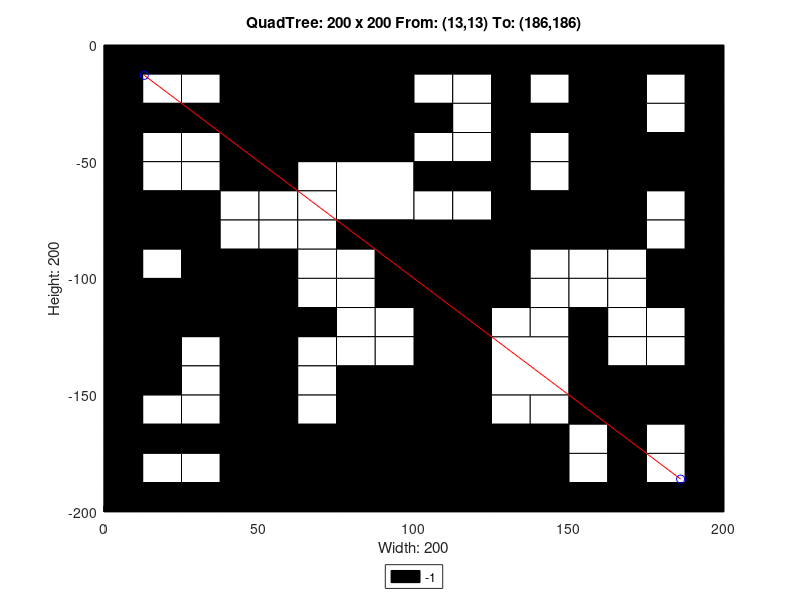

Here is the MATLAB script that generated this plot:
axis([0 200 -200 0]);
title('QuadTree: 200 x 200 From: (13,13) To: (186,186)');
xlabel('Width: 200');
ylabel('Height: 200');
rectangle('Position',[50 -50 50 50], 'FaceColor',[0 0 0]);
rectangle('Position',[75 -75 25 25], 'FaceColor',[1 1 1]);
rectangle('Position',[150 -25 25 25], 'FaceColor',[0 0 0]);
rectangle('Position',[150 -50 25 25], 'FaceColor',[0 0 0]);
rectangle('Position',[100 -100 25 25], 'FaceColor',[0 0 0]);
rectangle('Position',[150 -75 25 25], 'FaceColor',[0 0 0]);
rectangle('Position',[0 -125 25 25], 'FaceColor',[0 0 0]);
rectangle('Position',[25 -125 25 25], 'FaceColor',[0 0 0]);
rectangle('Position',[0 -150 25 25], 'FaceColor',[0 0 0]);
rectangle('Position',[75 -175 25 25], 'FaceColor',[0 0 0]);
rectangle('Position',[50 -200 25 25], 'FaceColor',[0 0 0]);
rectangle('Position',[75 -200 25 25], 'FaceColor',[0 0 0]);
rectangle('Position',[100 -125 25 25], 'FaceColor',[0 0 0]);
rectangle('Position',[100 -150 25 25], 'FaceColor',[0 0 0]);
rectangle('Position',[125 -150 25 25], 'FaceColor',[1 1 1]);
rectangle('Position',[100 -175 25 25], 'FaceColor',[0 0 0]);
rectangle('Position',[100 -200 25 25], 'FaceColor',[0 0 0]);
rectangle('Position',[125 -200 25 25], 'FaceColor',[0 0 0]);
rectangle('Position',[0 -12.5 12.5 12.5], 'FaceColor',[0 0 0]);
rectangle('Position',[12.5 -12.5 12.5 12.5], 'FaceColor',[0 0 0]);
rectangle('Position',[0 -25 12.5 12.5], 'FaceColor',[0 0 0]);
rectangle('Position',[12.5 -25 12.5 12.5], 'FaceColor',[1 1 1]);
rectangle('Position',[25 -12.5 12.5 12.5], 'FaceColor',[0 0 0]);
rectangle('Position',[37.5 -12.5 12.5 12.5], 'FaceColor',[0 0 0]);
rectangle('Position',[25 -25 12.5 12.5], 'FaceColor',[1 1 1]);
rectangle('Position',[37.5 -25 12.5 12.5], 'FaceColor',[0 0 0]);
rectangle('Position',[0 -37.5 12.5 12.5], 'FaceColor',[0 0 0]);
rectangle('Position',[12.5 -37.5 12.5 12.5], 'FaceColor',[0 0 0]);
rectangle('Position',[0 -50 12.5 12.5], 'FaceColor',[0 0 0]);
rectangle('Position',[12.5 -50 12.5 12.5], 'FaceColor',[1 1 1]);
rectangle('Position',[25 -37.5 12.5 12.5], 'FaceColor',[0 0 0]);
rectangle('Position',[37.5 -37.5 12.5 12.5], 'FaceColor',[0 0 0]);
rectangle('Position',[25 -50 12.5 12.5], 'FaceColor',[1 1 1]);
rectangle('Position',[37.5 -50 12.5 12.5], 'FaceColor',[0 0 0]);
rectangle('Position',[0 -62.5 12.5 12.5], 'FaceColor',[0 0 0]);
rectangle('Position',[12.5 -62.5 12.5 12.5], 'FaceColor',[1 1 1]);
rectangle('Position',[0 -75 12.5 12.5], 'FaceColor',[0 0 0]);
rectangle('Position',[12.5 -75 12.5 12.5], 'FaceColor',[0 0 0]);
rectangle('Position',[25 -62.5 12.5 12.5], 'FaceColor',[1 1 1]);
rectangle('Position',[37.5 -62.5 12.5 12.5], 'FaceColor',[0 0 0]);
rectangle('Position',[25 -75 12.5 12.5], 'FaceColor',[0 0 0]);
rectangle('Position',[37.5 -75 12.5 12.5], 'FaceColor',[1 1 1]);
rectangle('Position',[0 -87.5 12.5 12.5], 'FaceColor',[0 0 0]);
rectangle('Position',[12.5 -87.5 12.5 12.5], 'FaceColor',[0 0 0]);
rectangle('Position',[0 -100 12.5 12.5], 'FaceColor',[0 0 0]);
rectangle('Position',[12.5 -100 12.5 12.5], 'FaceColor',[1 1 1]);
rectangle('Position',[25 -87.5 12.5 12.5], 'FaceColor',[0 0 0]);
rectangle('Position',[37.5 -87.5 12.5 12.5], 'FaceColor',[1 1 1]);
rectangle('Position',[25 -100 12.5 12.5], 'FaceColor',[0 0 0]);
rectangle('Position',[37.5 -100 12.5 12.5], 'FaceColor',[0 0 0]);
rectangle('Position',[50 -62.5 12.5 12.5], 'FaceColor',[0 0 0]);
rectangle('Position',[62.5 -62.5 12.5 12.5], 'FaceColor',[1 1 1]);
rectangle('Position',[50 -75 12.5 12.5], 'FaceColor',[1 1 1]);
rectangle('Position',[62.5 -75 12.5 12.5], 'FaceColor',[1 1 1]);
rectangle('Position',[50 -87.5 12.5 12.5], 'FaceColor',[1 1 1]);
rectangle('Position',[62.5 -87.5 12.5 12.5], 'FaceColor',[1 1 1]);
rectangle('Position',[50 -100 12.5 12.5], 'FaceColor',[0 0 0]);
rectangle('Position',[62.5 -100 12.5 12.5], 'FaceColor',[1 1 1]);
rectangle('Position',[75 -87.5 12.5 12.5], 'FaceColor',[0 0 0]);
rectangle('Position',[87.5 -87.5 12.5 12.5], 'FaceColor',[0 0 0]);
rectangle('Position',[75 -100 12.5 12.5], 'FaceColor',[1 1 1]);
rectangle('Position',[87.5 -100 12.5 12.5], 'FaceColor',[0 0 0]);
rectangle('Position',[100 -12.5 12.5 12.5], 'FaceColor',[0 0 0]);
rectangle('Position',[112.5 -12.5 12.5 12.5], 'FaceColor',[0 0 0]);
rectangle('Position',[100 -25 12.5 12.5], 'FaceColor',[1 1 1]);
rectangle('Position',[112.5 -25 12.5 12.5], 'FaceColor',[1 1 1]);
rectangle('Position',[125 -12.5 12.5 12.5], 'FaceColor',[0 0 0]);
rectangle('Position',[137.5 -12.5 12.5 12.5], 'FaceColor',[0 0 0]);
rectangle('Position',[125 -25 12.5 12.5], 'FaceColor',[0 0 0]);
rectangle('Position',[137.5 -25 12.5 12.5], 'FaceColor',[1 1 1]);
rectangle('Position',[100 -37.5 12.5 12.5], 'FaceColor',[0 0 0]);
rectangle('Position',[112.5 -37.5 12.5 12.5], 'FaceColor',[1 1 1]);
rectangle('Position',[100 -50 12.5 12.5], 'FaceColor',[1 1 1]);
rectangle('Position',[112.5 -50 12.5 12.5], 'FaceColor',[1 1 1]);
rectangle('Position',[125 -37.5 12.5 12.5], 'FaceColor',[0 0 0]);
rectangle('Position',[137.5 -37.5 12.5 12.5], 'FaceColor',[0 0 0]);
rectangle('Position',[125 -50 12.5 12.5], 'FaceColor',[0 0 0]);
rectangle('Position',[137.5 -50 12.5 12.5], 'FaceColor',[1 1 1]);
rectangle('Position',[175 -12.5 12.5 12.5], 'FaceColor',[0 0 0]);
rectangle('Position',[187.5 -12.5 12.5 12.5], 'FaceColor',[0 0 0]);
rectangle('Position',[175 -25 12.5 12.5], 'FaceColor',[1 1 1]);
rectangle('Position',[187.5 -25 12.5 12.5], 'FaceColor',[0 0 0]);
rectangle('Position',[175 -37.5 12.5 12.5], 'FaceColor',[1 1 1]);
rectangle('Position',[187.5 -37.5 12.5 12.5], 'FaceColor',[0 0 0]);
rectangle('Position',[175 -50 12.5 12.5], 'FaceColor',[0 0 0]);
rectangle('Position',[187.5 -50 12.5 12.5], 'FaceColor',[0 0 0]);
rectangle('Position',[100 -62.5 12.5 12.5], 'FaceColor',[0 0 0]);
rectangle('Position',[112.5 -62.5 12.5 12.5], 'FaceColor',[0 0 0]);
rectangle('Position',[100 -75 12.5 12.5], 'FaceColor',[1 1 1]);
rectangle('Position',[112.5 -75 12.5 12.5], 'FaceColor',[1 1 1]);
rectangle('Position',[125 -62.5 12.5 12.5], 'FaceColor',[0 0 0]);
rectangle('Position',[137.5 -62.5 12.5 12.5], 'FaceColor',[1 1 1]);
rectangle('Position',[125 -75 12.5 12.5], 'FaceColor',[0 0 0]);
rectangle('Position',[137.5 -75 12.5 12.5], 'FaceColor',[0 0 0]);
rectangle('Position',[125 -87.5 12.5 12.5], 'FaceColor',[0 0 0]);
rectangle('Position',[137.5 -87.5 12.5 12.5], 'FaceColor',[0 0 0]);
rectangle('Position',[125 -100 12.5 12.5], 'FaceColor',[0 0 0]);
rectangle('Position',[137.5 -100 12.5 12.5], 'FaceColor',[1 1 1]);
rectangle('Position',[175 -62.5 12.5 12.5], 'FaceColor',[0 0 0]);
rectangle('Position',[187.5 -62.5 12.5 12.5], 'FaceColor',[0 0 0]);
rectangle('Position',[175 -75 12.5 12.5], 'FaceColor',[1 1 1]);
rectangle('Position',[187.5 -75 12.5 12.5], 'FaceColor',[0 0 0]);
rectangle('Position',[150 -87.5 12.5 12.5], 'FaceColor',[0 0 0]);
rectangle('Position',[162.5 -87.5 12.5 12.5], 'FaceColor',[0 0 0]);
rectangle('Position',[150 -100 12.5 12.5], 'FaceColor',[1 1 1]);
rectangle('Position',[162.5 -100 12.5 12.5], 'FaceColor',[1 1 1]);
rectangle('Position',[175 -87.5 12.5 12.5], 'FaceColor',[1 1 1]);
rectangle('Position',[187.5 -87.5 12.5 12.5], 'FaceColor',[0 0 0]);
rectangle('Position',[175 -100 12.5 12.5], 'FaceColor',[0 0 0]);
rectangle('Position',[187.5 -100 12.5 12.5], 'FaceColor',[0 0 0]);
rectangle('Position',[25 -137.5 12.5 12.5], 'FaceColor',[1 1 1]);
rectangle('Position',[37.5 -137.5 12.5 12.5], 'FaceColor',[0 0 0]);
rectangle('Position',[25 -150 12.5 12.5], 'FaceColor',[1 1 1]);
rectangle('Position',[37.5 -150 12.5 12.5], 'FaceColor',[0 0 0]);
rectangle('Position',[50 -112.5 12.5 12.5], 'FaceColor',[0 0 0]);
rectangle('Position',[62.5 -112.5 12.5 12.5], 'FaceColor',[1 1 1]);
rectangle('Position',[50 -125 12.5 12.5], 'FaceColor',[0 0 0]);
rectangle('Position',[62.5 -125 12.5 12.5], 'FaceColor',[0 0 0]);
rectangle('Position',[75 -112.5 12.5 12.5], 'FaceColor',[1 1 1]);
rectangle('Position',[87.5 -112.5 12.5 12.5], 'FaceColor',[0 0 0]);
rectangle('Position',[75 -125 12.5 12.5], 'FaceColor',[1 1 1]);
rectangle('Position',[87.5 -125 12.5 12.5], 'FaceColor',[1 1 1]);
rectangle('Position',[50 -137.5 12.5 12.5], 'FaceColor',[0 0 0]);
rectangle('Position',[62.5 -137.5 12.5 12.5], 'FaceColor',[1 1 1]);
rectangle('Position',[50 -150 12.5 12.5], 'FaceColor',[0 0 0]);
rectangle('Position',[62.5 -150 12.5 12.5], 'FaceColor',[1 1 1]);
rectangle('Position',[75 -137.5 12.5 12.5], 'FaceColor',[1 1 1]);
rectangle('Position',[87.5 -137.5 12.5 12.5], 'FaceColor',[1 1 1]);
rectangle('Position',[75 -150 12.5 12.5], 'FaceColor',[0 0 0]);
rectangle('Position',[87.5 -150 12.5 12.5], 'FaceColor',[0 0 0]);
rectangle('Position',[0 -162.5 12.5 12.5], 'FaceColor',[0 0 0]);
rectangle('Position',[12.5 -162.5 12.5 12.5], 'FaceColor',[1 1 1]);
rectangle('Position',[0 -175 12.5 12.5], 'FaceColor',[0 0 0]);
rectangle('Position',[12.5 -175 12.5 12.5], 'FaceColor',[0 0 0]);
rectangle('Position',[25 -162.5 12.5 12.5], 'FaceColor',[1 1 1]);
rectangle('Position',[37.5 -162.5 12.5 12.5], 'FaceColor',[0 0 0]);
rectangle('Position',[25 -175 12.5 12.5], 'FaceColor',[0 0 0]);
rectangle('Position',[37.5 -175 12.5 12.5], 'FaceColor',[0 0 0]);
rectangle('Position',[0 -187.5 12.5 12.5], 'FaceColor',[0 0 0]);
rectangle('Position',[12.5 -187.5 12.5 12.5], 'FaceColor',[1 1 1]);
rectangle('Position',[0 -200 12.5 12.5], 'FaceColor',[0 0 0]);
rectangle('Position',[12.5 -200 12.5 12.5], 'FaceColor',[0 0 0]);
rectangle('Position',[25 -187.5 12.5 12.5], 'FaceColor',[1 1 1]);
rectangle('Position',[37.5 -187.5 12.5 12.5], 'FaceColor',[0 0 0]);
rectangle('Position',[25 -200 12.5 12.5], 'FaceColor',[0 0 0]);
rectangle('Position',[37.5 -200 12.5 12.5], 'FaceColor',[0 0 0]);
rectangle('Position',[50 -162.5 12.5 12.5], 'FaceColor',[0 0 0]);
rectangle('Position',[62.5 -162.5 12.5 12.5], 'FaceColor',[1 1 1]);
rectangle('Position',[50 -175 12.5 12.5], 'FaceColor',[0 0 0]);
rectangle('Position',[62.5 -175 12.5 12.5], 'FaceColor',[0 0 0]);
rectangle('Position',[125 -112.5 12.5 12.5], 'FaceColor',[0 0 0]);
rectangle('Position',[137.5 -112.5 12.5 12.5], 'FaceColor',[1 1 1]);
rectangle('Position',[125 -125 12.5 12.5], 'FaceColor',[1 1 1]);
rectangle('Position',[137.5 -125 12.5 12.5], 'FaceColor',[1 1 1]);
rectangle('Position',[150 -112.5 12.5 12.5], 'FaceColor',[1 1 1]);
rectangle('Position',[162.5 -112.5 12.5 12.5], 'FaceColor',[1 1 1]);
rectangle('Position',[150 -125 12.5 12.5], 'FaceColor',[0 0 0]);
rectangle('Position',[162.5 -125 12.5 12.5], 'FaceColor',[1 1 1]);
rectangle('Position',[175 -112.5 12.5 12.5], 'FaceColor',[0 0 0]);
rectangle('Position',[187.5 -112.5 12.5 12.5], 'FaceColor',[0 0 0]);
rectangle('Position',[175 -125 12.5 12.5], 'FaceColor',[1 1 1]);
rectangle('Position',[187.5 -125 12.5 12.5], 'FaceColor',[0 0 0]);
rectangle('Position',[150 -137.5 12.5 12.5], 'FaceColor',[0 0 0]);
rectangle('Position',[162.5 -137.5 12.5 12.5], 'FaceColor',[1 1 1]);
rectangle('Position',[150 -150 12.5 12.5], 'FaceColor',[0 0 0]);
rectangle('Position',[162.5 -150 12.5 12.5], 'FaceColor',[0 0 0]);
rectangle('Position',[175 -137.5 12.5 12.5], 'FaceColor',[1 1 1]);
rectangle('Position',[187.5 -137.5 12.5 12.5], 'FaceColor',[0 0 0]);
rectangle('Position',[175 -150 12.5 12.5], 'FaceColor',[0 0 0]);
rectangle('Position',[187.5 -150 12.5 12.5], 'FaceColor',[0 0 0]);
rectangle('Position',[125 -162.5 12.5 12.5], 'FaceColor',[1 1 1]);
rectangle('Position',[137.5 -162.5 12.5 12.5], 'FaceColor',[1 1 1]);
rectangle('Position',[125 -175 12.5 12.5], 'FaceColor',[0 0 0]);
rectangle('Position',[137.5 -175 12.5 12.5], 'FaceColor',[0 0 0]);
rectangle('Position',[150 -162.5 12.5 12.5], 'FaceColor',[0 0 0]);
rectangle('Position',[162.5 -162.5 12.5 12.5], 'FaceColor',[0 0 0]);
rectangle('Position',[150 -175 12.5 12.5], 'FaceColor',[1 1 1]);
rectangle('Position',[162.5 -175 12.5 12.5], 'FaceColor',[0 0 0]);
rectangle('Position',[175 -162.5 12.5 12.5], 'FaceColor',[0 0 0]);
rectangle('Position',[187.5 -162.5 12.5 12.5], 'FaceColor',[0 0 0]);
rectangle('Position',[175 -175 12.5 12.5], 'FaceColor',[1 1 1]);
rectangle('Position',[187.5 -175 12.5 12.5], 'FaceColor',[0 0 0]);
rectangle('Position',[150 -187.5 12.5 12.5], 'FaceColor',[1 1 1]);
rectangle('Position',[162.5 -187.5 12.5 12.5], 'FaceColor',[0 0 0]);
rectangle('Position',[150 -200 12.5 12.5], 'FaceColor',[0 0 0]);
rectangle('Position',[162.5 -200 12.5 12.5], 'FaceColor',[0 0 0]);
rectangle('Position',[175 -187.5 12.5 12.5], 'FaceColor',[1 1 1]);
rectangle('Position',[187.5 -187.5 12.5 12.5], 'FaceColor',[0 0 0]);
rectangle('Position',[175 -200 12.5 12.5], 'FaceColor',[0 0 0]);
rectangle('Position',[187.5 -200 12.5 12.5], 'FaceColor',[0 0 0]);
X=[186,13];
Y=[-186,-13];
hold on;
plot(X,Y,'r');
plot(X,Y,'bo');
legend('-1','Location','southoutside');
